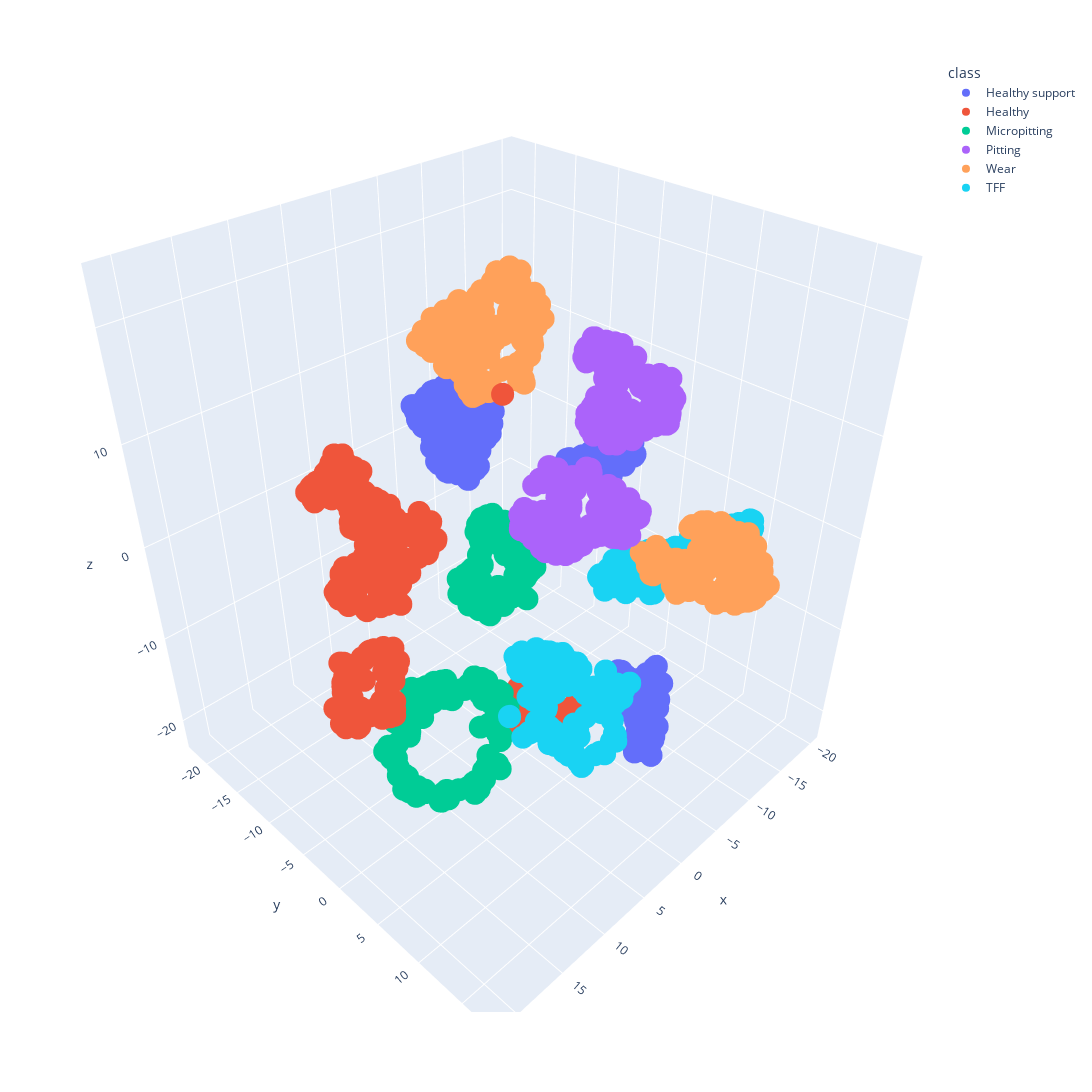

The notebook cell this image was saved under:
### Markdown cell above
### 3D TSNE

### Code cell
tsne_embeddings = TSNE(
    n_components=3, learning_rate="auto", init="random", perplexity=20
).fit_transform(np.concatenate([support_group, *query_groups]))
tsne_embeddings = pd.DataFrame(tsne_embeddings, columns=["x", "y", "z"])
tsne_embeddings["class"] = np.concatenate(
    [
        len(support_group) * ["Healthy support"],
        len(query_groups[0]) * ["Healthy"],
        len(query_groups[1]) * ["Micropitting"],
        len(query_groups[2]) * ["Pitting"],
        len(query_groups[3]) * ["Wear"],
        len(query_groups[4]) * ["TFF"],
    ]
)

fig = px.scatter_3d(
    tsne_embeddings, x="x", y="y", z="z", color="class", width=1200, height=1200
)
fig.show()

### Figure 1 — Plotly figure (JSON) as saved in the notebook; plotly's stock layout.template omitted (floating-point values rounded to 4 significant figures; data arrays with more than 128 entries replaced by an {"elided": "..."} marker saying what was removed)
{"data": [{"hovertemplate": "class=Healthy support<br>x=%{x}<br>y=%{y}<br>z=%{z}<extra></extra>", "legendgroup": "Healthy support", "marker": {"color": "#636efa", "symbol": "circle"}, "mode": "markers", "name": "Healthy support", "scene": "scene", "showlegend": true, "type": "scatter3d", "x": {"elided": "341 float values"}, "y": {"elided": "341 float values"}, "z": {"elided": "341 float values"}}, {"hovertemplate": "class=Healthy<br>x=%{x}<br>y=%{y}<br>z=%{z}<extra></extra>", "legendgroup": "Healthy", "marker": {"color": "#EF553B", "symbol": "circle"}, "mode": "markers", "name": "Healthy", "scene": "scene", "showlegend": true, "type": "scatter3d", "x": {"elided": "426 float values"}, "y": {"elided": "426 float values"}, "z": {"elided": "426 float values"}}, {"hovertemplate": "class=Micropitting<br>x=%{x}<br>y=%{y}<br>z=%{z}<extra></extra>", "legendgroup": "Micropitting", "marker": {"color": "#00cc96", "symbol": "circle"}, "mode": "markers", "name": "Micropitting", "scene": "scene", "showlegend": true, "type": "scatter3d", "x": {"elided": "303 float values"}, "y": {"elided": "303 float values"}, "z": {"elided": "303 float values"}}, {"hovertemplate": "class=Pitting<br>x=%{x}<br>y=%{y}<br>z=%{z}<extra></extra>", "legendgroup": "Pitting", "marker": {"color": "#ab63fa", "symbol": "circle"}, "mode": "markers", "name": "Pitting", "scene": "scene", "showlegend": true, "type": "scatter3d", "x": {"elided": "314 float values"}, "y": {"elided": "314 float values"}, "z": {"elided": "314 float values"}}, {"hovertemplate": "class=Wear<br>x=%{x}<br>y=%{y}<br>z=%{z}<extra></extra>", "legendgroup": "Wear", "marker": {"color": "#FFA15A", "symbol": "circle"}, "mode": "markers", "name": "Wear", "scene": "scene", "showlegend": true, "type": "scatter3d", "x": {"elided": "309 float values"}, "y": {"elided": "309 float values"}, "z": {"elided": "309 float values"}}, {"hovertemplate": "class=TFF<br>x=%{x}<br>y=%{y}<br>z=%{z}<extra></extra>", "legendgroup": "TFF", "marker": {"color": "#19d3f3", "symbol": "circle"}, "mode": "markers", "name": "TFF", "scene": "scene", "showlegend": true, "type": "scatter3d", "x": {"elided": "309 float values"}, "y": {"elided": "309 float values"}, "z": {"elided": "309 float values"}}], "layout": {"height": 1200, "legend": {"title": {"text": "class"}, "tracegroupgap": 0}, "margin": {"t": 60}, "scene": {"domain": {"x": [0, 1], "y": [0, 1]}, "xaxis": {"title": {"text": "x"}}, "yaxis": {"title": {"text": "y"}}, "zaxis": {"title": {"text": "z"}}}, "width": 1200}}
